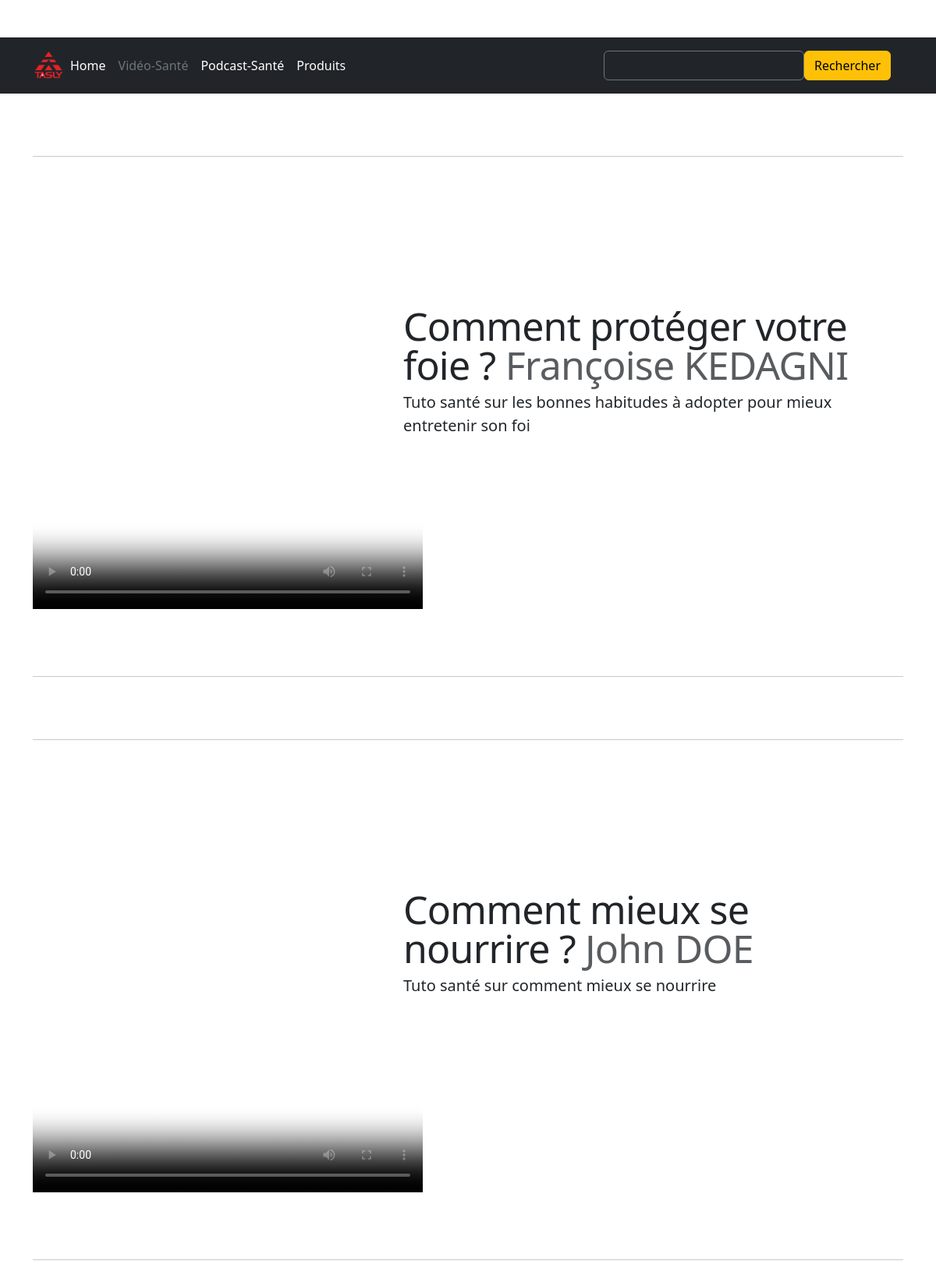
Page /tuto_video/ on the committed database.
### about/models.py (models this page shows, shortened)
class entete(models.Model):
    titre = models.fields.CharField(max_length=255, null=False)
    description = models.fields.TextField(null=False)
    img = models.ImageField()
    logo = models.ImageField()
    class Meta:
        ordering = ['titre']

class tutos(models.Model):
    titre = models.fields.CharField(max_length=255, null=False)
    nom_animateur = models.fields.CharField(max_length=255, null=False)
    description = models.fields.TextField(null=True)
    img = models.ImageField(null=True)
    video = models.FileField()
    class Meta:
        ordering = ['nom_animateur']

### produits/views.py (the view)
# urls.py: path("tuto_video/", views.tuto_video, name="tuto_video"),
def tuto_video(request):
    tuto = tutos.objects.all()
    entetes = entete.objects.all()
    research = request.GET.get('video-search')
    if research != '' and research is not None:
        tuto = tutos.objects.filter(titre__icontains=research)
    return render(request, "produits/Tuto-Video.html", {'tuto': tuto,
                                                        'entete': entetes[0]})

### produits/templates/produits/Tuto-Video.html (shortened to what this page needs)
{% load static %}
<!doctype html>
<html lang="fr" data-bs-theme="auto">
  <head>
    <link rel="stylesheet" href="{% static 'produits/bootstrap.min.css' %}">
    <link rel="stylesheet" href="{% static 'produits/carousel.css' %}">
    <link rel="stylesheet" href="{% static 'produits/headers.css' %}">
    <link href="carousel.css" rel="stylesheet">
  </head>
  <body>
    <header class="p-3 text-bg-dark">
        <div class="container">
          <div class="d-flex flex-wrap align-items-center justify-content-center justify-content-lg-start">
            <img src="{{ entete.logo.url }}" alt="Logo Tasly Togo" height="40" width="40">
            <ul class="nav col-12 col-lg-auto me-lg-auto mb-2 justify-content-center mb-md-0">
              <li><a href="{% url 'accueil' %}" class="nav-link px-2 text-white">Home</a></li>
              <li><a href="{% url 'tuto_video' %}" class="nav-link px-2 text-secondary">Vidéo-Santé</a></li>
              <li><a href="{% url 'tuto_audio' %}" class="nav-link px-2 text-white">Podcast-Santé</a></li>
              <li><a href="{% url 'Produitdetails' %}" class="nav-link px-2 text-white">Produits</a></li>
            </ul>
            <form class="col-12 col-lg-auto mb-3 mb-lg-0 me-lg-3" role="search" style="display: flex;">
              <input type="search" class="form-control form-control-dark text-bg-dark" placeholder="Search..." aria-label="Search" name="video-search">
              <div class="text-end">
                <button type="submit" class="btn btn-warning">Rechercher</button>
              </div>
            </form>
          </div>
        </div>
    </header>
    <main>
        {% for tutos in tuto %}
          <div class="container marketing" id="{{ tutos.id }}">
            <hr class="featurette-divider">
            <div class="row featurette">
              <div class="col-md-7 order-md-2">
                <h2 class="featurette-heading fw-normal lh-1"> {{ tutos.titre }} <span class="text-body-secondary">{{ tutos.nom_animateur }}</span></h2>
                <p class="lead">{{ tutos.description }}</p>
              </div>
              <div class="col-md-5 order-md-1">
                <video src="{{ tutos.video.url }}" controls poster="{{ tutos.img }}" height="500" width="500"></video>
              </div>
            </div>
            <hr class="featurette-divider">
          </div>
        {% endfor %}
    </main>
  </body>
</html>

### produits/static/produits/carousel.css (style rules this page uses)
body { padding-top: 3rem; padding-bottom: 3rem; color: rgb(var(--bs-tertiary-color-rgb)); }
.featurette-divider { margin: 5rem 0; }
.featurette-heading { letter-spacing: -.05rem; }
@media (min-width: 40em) { .featurette-heading { font-size: 50px; } }
@media (min-width: 62em) { .featurette-heading { margin-top: 7rem; } }

### produits/static/produits/headers.css (style rules this page uses)
.form-control-dark { border-color: var(--bs-gray); }

### rows in the picture
entete: logo (picture)
tutos: titre "Comment protéger votre foie ?", nom_animateur "Françoise KEDAGNI", description "Tuto santé sur les bonnes habitudes à adopter pour mieux entretenir son foi"
tutos: titre "Comment mieux se nourrire ?", nom_animateur "John DOE", description "Tuto santé sur comment mieux se nourrire"
